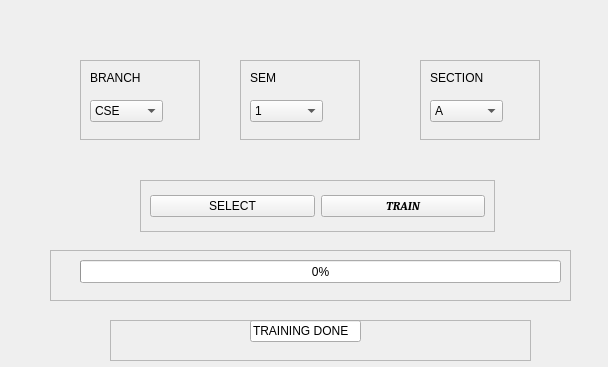
<?xml version="1.0" encoding="UTF-8"?>
<ui version="4.0">
 <class>Form</class>
 <widget class="QWidget" name="Form">
  <property name="geometry">
   <rect>
    <x>0</x>
    <y>0</y>
    <width>608</width>
    <height>367</height>
   </rect>
  </property>
  <property name="minimumSize">
   <size>
    <width>608</width>
    <height>367</height>
   </size>
  </property>
  <property name="windowTitle">
   <string>Form</string>
  </property>
  <property name="styleSheet">
   <string notr="true"/>
  </property>
  <widget class="QFrame" name="frame">
   <property name="geometry">
    <rect>
     <x>140</x>
     <y>180</y>
     <width>355</width>
     <height>52</height>
    </rect>
   </property>
   <property name="frameShape">
    <enum>QFrame::StyledPanel</enum>
   </property>
   <property name="frameShadow">
    <enum>QFrame::Raised</enum>
   </property>
   <layout class="QHBoxLayout" name="horizontalLayout">
    <item>
     <widget class="QPushButton" name="selectClassBtn">
      <property name="text">
       <string>SELECT</string>
      </property>
     </widget>
    </item>
    <item>
     <widget class="QPushButton" name="trainBtn">
      <property name="font">
       <font>
        <family>Cambria</family>
        <weight>75</weight>
        <italic>true</italic>
        <bold>true</bold>
       </font>
      </property>
      <property name="text">
       <string>TRAIN</string>
      </property>
     </widget>
    </item>
   </layout>
  </widget>
  <widget class="QFrame" name="progressFrame">
   <property name="geometry">
    <rect>
     <x>50</x>
     <y>250</y>
     <width>521</width>
     <height>51</height>
    </rect>
   </property>
   <property name="frameShape">
    <enum>QFrame::StyledPanel</enum>
   </property>
   <property name="frameShadow">
    <enum>QFrame::Raised</enum>
   </property>
   <widget class="QProgressBar" name="trainProgress">
    <property name="geometry">
     <rect>
      <x>30</x>
      <y>10</y>
      <width>481</width>
      <height>23</height>
     </rect>
    </property>
    <property name="value">
     <number>0</number>
    </property>
   </widget>
  </widget>
  <widget class="QFrame" name="doneFrame">
   <property name="geometry">
    <rect>
     <x>110</x>
     <y>320</y>
     <width>421</width>
     <height>41</height>
    </rect>
   </property>
   <property name="frameShape">
    <enum>QFrame::StyledPanel</enum>
   </property>
   <property name="frameShadow">
    <enum>QFrame::Raised</enum>
   </property>
   <widget class="QLineEdit" name="trainingDone">
    <property name="geometry">
     <rect>
      <x>140</x>
      <y>0</y>
      <width>111</width>
      <height>22</height>
     </rect>
    </property>
    <property name="text">
     <string>TRAINING DONE</string>
    </property>
   </widget>
  </widget>
  <widget class="QFrame" name="frame_2">
   <property name="geometry">
    <rect>
     <x>80</x>
     <y>60</y>
     <width>120</width>
     <height>80</height>
    </rect>
   </property>
   <property name="frameShape">
    <enum>QFrame::StyledPanel</enum>
   </property>
   <property name="frameShadow">
    <enum>QFrame::Raised</enum>
   </property>
   <widget class="QComboBox" name="branchComboBox">
    <property name="geometry">
     <rect>
      <x>10</x>
      <y>40</y>
      <width>73</width>
      <height>22</height>
     </rect>
    </property>
    <item>
     <property name="text">
      <string>CSE</string>
     </property>
    </item>
    <item>
     <property name="text">
      <string>ISE</string>
     </property>
    </item>
    <item>
     <property name="text">
      <string>ECE</string>
     </property>
    </item>
    <item>
     <property name="text">
      <string>MECH</string>
     </property>
    </item>
    <item>
     <property name="text">
      <string>IM</string>
     </property>
    </item>
   </widget>
   <widget class="QLabel" name="branchLabel">
    <property name="geometry">
     <rect>
      <x>10</x>
      <y>10</y>
      <width>55</width>
      <height>16</height>
     </rect>
    </property>
    <property name="text">
     <string>BRANCH</string>
    </property>
   </widget>
  </widget>
  <widget class="QFrame" name="frame_3">
   <property name="geometry">
    <rect>
     <x>240</x>
     <y>60</y>
     <width>120</width>
     <height>80</height>
    </rect>
   </property>
   <property name="frameShape">
    <enum>QFrame::StyledPanel</enum>
   </property>
   <property name="frameShadow">
    <enum>QFrame::Raised</enum>
   </property>
   <widget class="QComboBox" name="yearComboBox">
    <property name="geometry">
     <rect>
      <x>10</x>
      <y>40</y>
      <width>73</width>
      <height>22</height>
     </rect>
    </property>
    <item>
     <property name="text">
      <string>1</string>
     </property>
    </item>
    <item>
     <property name="text">
      <string>2</string>
     </property>
    </item>
    <item>
     <property name="text">
      <string>3</string>
     </property>
    </item>
    <item>
     <property name="text">
      <string>4</string>
     </property>
    </item>
    <item>
     <property name="text">
      <string>5</string>
     </property>
    </item>
    <item>
     <property name="text">
      <string>6</string>
     </property>
    </item>
    <item>
     <property name="text">
      <string>7</string>
     </property>
    </item>
    <item>
     <property name="text">
      <string>8</string>
     </property>
    </item>
   </widget>
   <widget class="QLabel" name="yearLabel">
    <property name="geometry">
     <rect>
      <x>10</x>
      <y>10</y>
      <width>55</width>
      <height>16</height>
     </rect>
    </property>
    <property name="text">
     <string>SEM</string>
    </property>
   </widget>
  </widget>
  <widget class="QFrame" name="frame_4">
   <property name="geometry">
    <rect>
     <x>420</x>
     <y>60</y>
     <width>120</width>
     <height>80</height>
    </rect>
   </property>
   <property name="frameShape">
    <enum>QFrame::StyledPanel</enum>
   </property>
   <property name="frameShadow">
    <enum>QFrame::Raised</enum>
   </property>
   <widget class="QComboBox" name="sectionComboBox">
    <property name="geometry">
     <rect>
      <x>10</x>
      <y>40</y>
      <width>73</width>
      <height>22</height>
     </rect>
    </property>
    <item>
     <property name="text">
      <string>A</string>
     </property>
    </item>
    <item>
     <property name="text">
      <string>B</string>
     </property>
    </item>
    <item>
     <property name="text">
      <string>C</string>
     </property>
    </item>
   </widget>
   <widget class="QLabel" name="sectionLabel">
    <property name="geometry">
     <rect>
      <x>10</x>
      <y>10</y>
      <width>55</width>
      <height>16</height>
     </rect>
    </property>
    <property name="text">
     <string>SECTION</string>
    </property>
   </widget>
  </widget>
 </widget>
 <resources>
  <include location="resource_from_pyqt.qrc"/>
 </resources>
 <connections/>
</ui>
